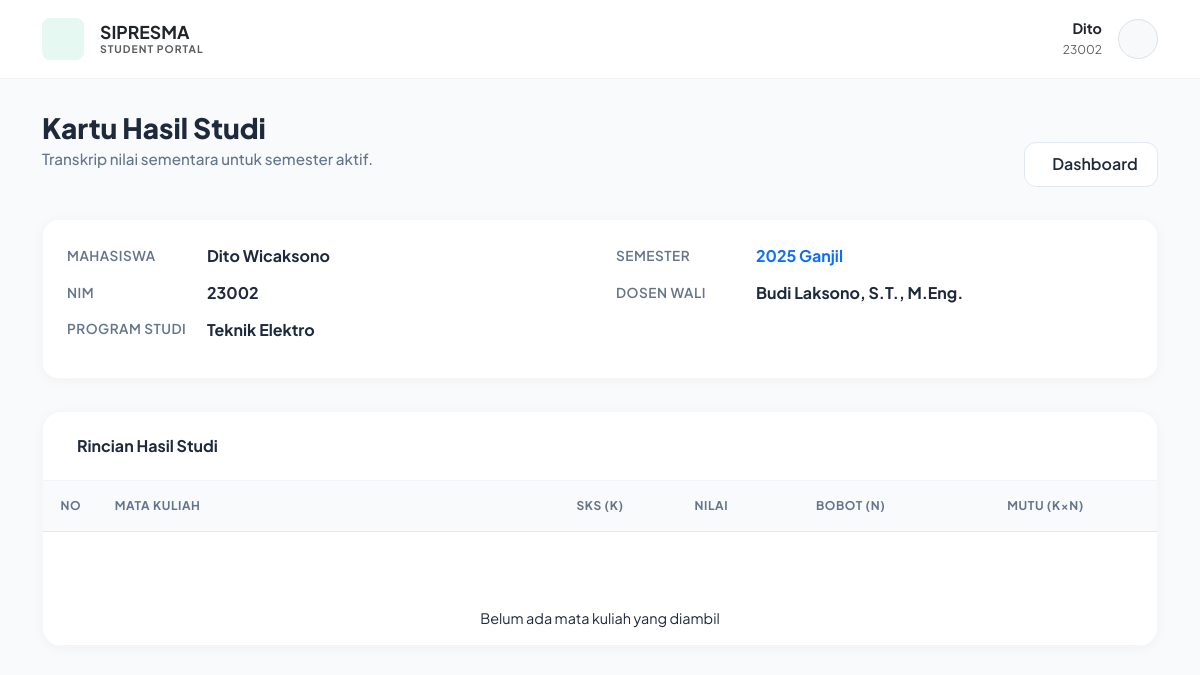
Page /khs/index.php (signed in) on the committed database.
### tables this page shows
CREATE TABLE `mahasiswa` (
  `nim` varchar(20) NOT NULL,
  `id_user` int(11) NOT NULL,
  `id_prodi` int(11) NOT NULL,
  `dosen_wali` varchar(20) DEFAULT NULL,
  `nama_lengkap` varchar(100) NOT NULL,
  `angkatan` year(4) NOT NULL,
  `ipk_terakhir` decimal(3,2) DEFAULT 0.00,
  `sks_tempuh` int(11) DEFAULT 0,
  `status_akademik` enum('aktif','cuti','do','lulus') DEFAULT 'aktif'
);

CREATE TABLE `prodi` (
  `id_prodi` int(11) NOT NULL,
  `kode_prodi` varchar(10) NOT NULL,
  `nama_prodi` varchar(100) NOT NULL,
  `jenjang` varchar(5) NOT NULL
);

CREATE TABLE `semester` (
  `id_semester` int(11) NOT NULL,
  `nama_semester` varchar(20) NOT NULL,
  `status` enum('aktif','non-aktif') DEFAULT 'non-aktif'
);

CREATE TABLE `dosen` (
  `nidn` varchar(20) NOT NULL,
  `id_user` int(11) NOT NULL,
  `id_prodi` int(11) NOT NULL,
  `nama_lengkap` varchar(100) NOT NULL,
  `email` varchar(100) DEFAULT NULL
);

### khs/index.php (the view, shortened to what this page needs)
<?php
include '../config/koneksi.php';
$username = $_SESSION['username'];
$mhs = mysqli_fetch_assoc(mysqli_query($koneksi, "
    SELECT m.*, d.nama_lengkap as nama_doswal, p.nama_prodi
    FROM mahasiswa m
    JOIN user u ON m.id_user = u.id_user
    LEFT JOIN dosen d ON m.dosen_wali = d.nidn
    LEFT JOIN prodi p ON m.id_prodi = p.id_prodi
    WHERE u.username='$username'
"));
$nim_saya = $mhs['nim'];
$nama_saya = $mhs['nama_lengkap'];
$nama_depan = explode(' ', trim($nama_saya))[0];
$smt = mysqli_fetch_assoc(mysqli_query($koneksi, "SELECT * FROM semester WHERE status='aktif'"));
$id_smt = $smt['id_semester'];
?>
<!DOCTYPE html>
<html lang="id">
<head>
    <link href="https://cdn.jsdelivr.net/npm/bootstrap@5.3.0/dist/css/bootstrap.min.css" rel="stylesheet">
</head>
<body>
    <nav class="navbar navbar-expand-lg navbar-clean">
        <div class="container">
            <a class="navbar-brand d-flex align-items-center gap-3" href="#">
                <div class="logo-box">
                </div>
                <div style="line-height: 1.2;">
                    <h5 class="fw-bold mb-0 text-dark" style="font-size: 1.1rem;">SIPRESMA</h5>
                    <small class="text-muted fw-bold" style="font-size: 0.65rem; letter-spacing: 1px; display: block;">
                        STUDENT PORTAL
                    </small>
                </div>
            </a>
            <div class="d-flex align-items-center gap-3">
                <div class="d-none d-md-block text-end" style="line-height: 1.2;">
                    <span class="fw-bold d-block text-dark" style="font-size: 0.9rem;">
                        <?php echo $nama_depan; ?>
                    </span>
                    <small class="text-muted" style="font-size: 0.75rem;">
                        <?php echo $nim_saya; ?>
                    </small>
                </div>
                <div class="bg-light rounded-circle border p-1 d-flex align-items-center justify-content-center" style="width: 40px; height: 40px;">
                </div>
            </div>
        </div>
    </nav>
    <div class="container">
        <div class="page-header">
            <div>
                <h2 class="page-title">Kartu Hasil Studi</h2>
                <p class="page-subtitle">Transkrip nilai sementara untuk semester aktif.</p>
            </div>
            <div class="d-flex gap-2">
                <a href="../dashboard/welcome_mhs.php" class="btn-clean">
                    <iconify-icon icon="solar:arrow-left-linear"></iconify-icon> Dashboard
                </a>
            </div>
        </div>
        <div class="info-box">
            <div>
                <div class="info-item">
                    <div class="info-label">Mahasiswa</div>
                    <div class="info-value"><?php echo $nama_saya; ?></div>
                </div>
                <div class="info-item">
                    <div class="info-label">NIM</div>
                    <div class="info-value"><?php echo $nim_saya; ?></div>
                </div>
                <div class="info-item">
                    <div class="info-label">Program Studi</div>
                    <div class="info-value"><?php echo $mhs['nama_prodi']; ?></div>
                </div>
            </div>
            <div>
                <div class="info-item">
                    <div class="info-label">Semester</div>
                    <div class="info-value text-primary"><?php echo $smt['nama_semester']; ?></div>
                </div>
                <div class="info-item">
                    <div class="info-label">Dosen Wali</div>
                    <div class="info-value"><?php echo $mhs['nama_doswal'] ?: '-'; ?></div>
                </div>
            </div>
        </div>
        <div class="card-modern mb-4">
            <div class="card-header-clean">
                <h6 class="card-title">Rincian Hasil Studi</h6>
            </div>
            <div class="table-responsive">
                <table class="table table-custom mb-0">
                    <thead>
                        <tr>
                            <th width="5%" class="text-center">No</th>
                            <th width="40%">Mata Kuliah</th>
                            <th width="10%" class="text-center">SKS (K)</th>
                            <th width="10%" class="text-center">Nilai</th>
                            <th width="15%" class="text-center">Bobot (N)</th>
                            <th width="20%" class="text-center">Mutu (K×N)</th>
                        </tr>
                    </thead>
                    <tbody>
                        <?php
                        $query = mysqli_query($koneksi, "
                            SELECT krs.*, m.nama_mk, m.sks, n.grade
                            FROM krs
                            JOIN kelas k ON krs.id_kelas = k.id_kelas
                            JOIN matakuliah m ON k.kode_mk = m.kode_mk
                            LEFT JOIN nilai n ON krs.id_krs = n.id_krs
                            WHERE krs.nim='$nim_saya' AND krs.id_semester='$id_smt'
                        ");
                        if(mysqli_num_rows($query) == 0) {
                            echo "<tr><td colspan='6' class='empty-state'>
                                <iconify-icon icon='solar:box-minimalistic-linear' class='fs-1 mb-2'></iconify-icon><br>
                                Belum ada mata kuliah yang diambil
                            </td></tr>";
                        }
                        ?>
                    </tbody>
                </table>
            </div>
        </div>
    </div>
</body>
</html>

### khs/index.php (style rules this page uses)
:root { --primary: #10b981; --bg-body: #f8fafc; --text-main: #1e293b; --text-muted: #64748b; --card-shadow: 0 2px 12px rgba(0,0,0,0.04); }
body { font-family: 'Plus Jakarta Sans', sans-serif; background-color: var(--bg-body); color: var(--text-main); min-height: 100vh; padding-bottom: 3rem; }
.navbar-clean { background: white; border-bottom: 1px solid rgba(0,0,0,0.05); padding: 0.8rem 0; position: sticky; top: 0; z-index: 100; }
.logo-box { background: rgba(16, 185, 129, 0.1); color: #10b981; width: 42px; height: 42px; border-radius: 8px; display: flex; align-items: center; justify-content: center; }
.page-header { margin-top: 2rem; margin-bottom: 2rem; display: flex; justify-content: space-between; align-items: end; }
.page-title { font-size: 1.75rem; font-weight: 800; color: var(--text-main); margin-bottom: 0.25rem; }
.page-subtitle { color: var(--text-muted); font-size: 0.95rem; font-weight: 500; }
.info-box { background: white; border-radius: 16px; padding: 1.5rem; border: 1px solid rgba(0,0,0,0.03); box-shadow: var(--card-shadow); margin-bottom: 2rem; display: grid; grid-template-columns: repeat(2, 1fr); gap: 2rem; }
.info-item { margin-bottom: 0.8rem; display: flex; align-items: center; }
.info-label { width: 140px; font-size: 0.85rem; color: var(--text-muted); font-weight: 600; text-transform: uppercase; letter-spacing: 0.5px; }
.info-value { font-size: 1rem; font-weight: 700; color: var(--text-main); }
.card-modern { background: white; border-radius: 20px; border: 1px solid rgba(0,0,0,0.03); box-shadow: var(--card-shadow); overflow: hidden; }
.card-header-clean { padding: 1.5rem; border-bottom: 1px solid #f1f5f9; background: white; display: flex; align-items: center; gap: 10px; }
.card-title { font-weight: 700; font-size: 1rem; color: var(--text-main); margin: 0; }
.table-custom thead th { background-color: #f8fafc; color: var(--text-muted); font-weight: 700; font-size: 0.75rem; text-transform: uppercase; letter-spacing: 0.05em; padding: 1rem; border-bottom: 1px solid #e2e8f0; border-top: none; }
.table-custom tbody td { padding: 1rem; vertical-align: middle; border-bottom: 1px solid #f1f5f9; font-size: 0.9rem; color: var(--text-main); }
.btn-clean { background: white; border: 1px solid #e2e8f0; color: var(--text-main); font-weight: 600; padding: 0.6rem 1.2rem; border-radius: 12px; display: inline-flex; align-items: center; gap: 8px; transition: all 0.2s; text-decoration: none; }
.empty-state { padding: 4rem 1rem; text-align: center; color: var(--text-muted); }

### rows in the picture
mahasiswa: nama_lengkap "Dito", nim "23002", nama_lengkap "Dito Wicaksono", id_prodi.nama_prodi "Teknik Elektro", dosen_wali.nama_lengkap "Budi Laksono, S.T., M.Eng."
semester: nama_semester "2025 Ganjil"
